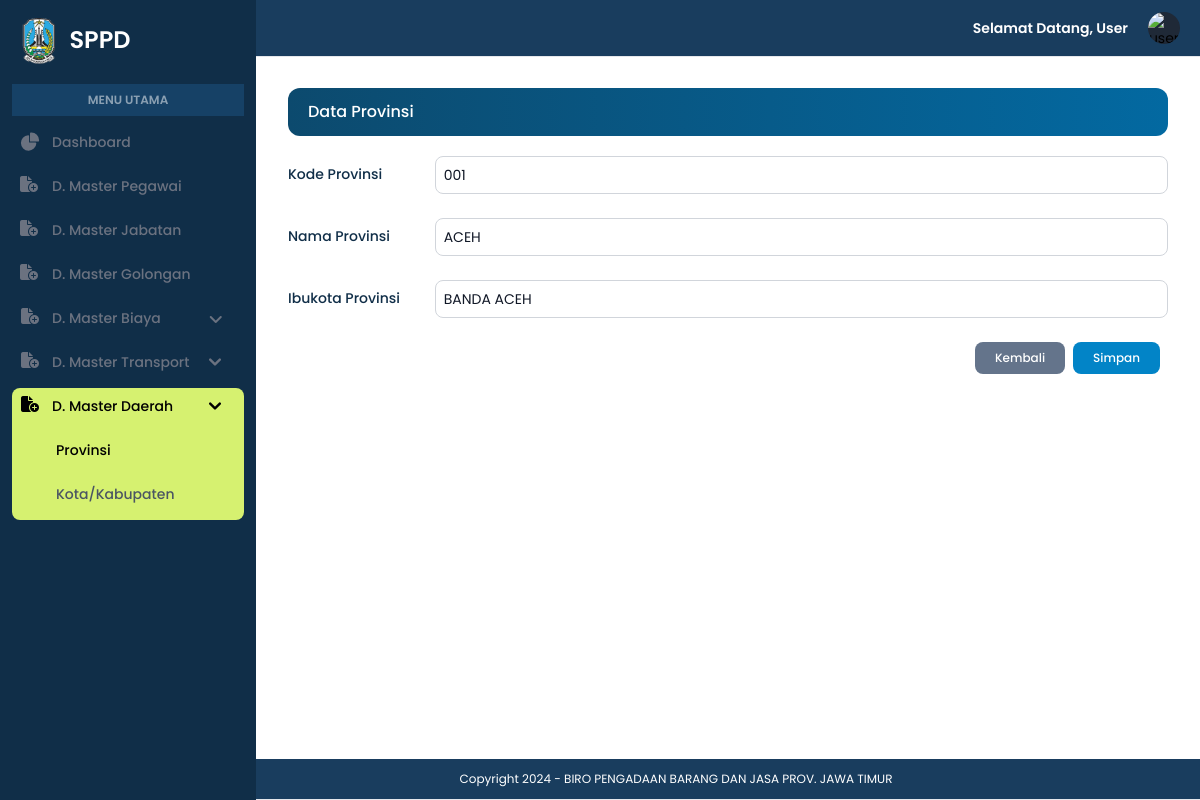
Screenshot of /admin/edit_dtpr.php?edit=001 with the database file from the repository.
### tables this page shows
CREATE TABLE `provinsi` (
  `kode_provinsi` varchar(10) NOT NULL,
  `nama_provinsi` varchar(100) NOT NULL,
  `ibukota_provinsi` varchar(100) NOT NULL
);

### admin/edit_dtpr.php (the view, shortened to what this page needs)
<?php
include '../koneksi.php';
if (isset($_GET['edit'])) {
    $kode_provinsi = $_GET['edit'];
    $query = "SELECT * FROM provinsi WHERE kode_provinsi = ?";
    $stmt = $koneksi->prepare($query);
    if ($stmt) {
        $stmt->bind_param("s", $kode_provinsi);
        $stmt->execute();
        $result = $stmt->get_result();
        if ($result->num_rows > 0) {
            $row = $result->fetch_assoc();
            $kode_provinsi = $row['kode_provinsi'];
            $nama_provinsi = $row['nama_provinsi'];
            $ibukota_provinsi = $row['ibukota_provinsi'];
        } else {
            echo "Data not found!";
            exit();
        }
    } else {
        echo "Error preparing statement: " . $koneksi->error;
        exit();
    }
} else {
    echo "ID not provided!";
    exit();
}
?>
<!DOCTYPE html>
<html lang="en">
<head>
    <link rel="stylesheet" href="../assets/css/style.css">
    <link rel="stylesheet" href="https://cdnjs.cloudflare.com/ajax/libs/font-awesome/6.5.1/css/all.min.css" />
    <link href="https://cdnjs.cloudflare.com/ajax/libs/flowbite/2.3.0/flowbite.min.css" rel="stylesheet" />
    <script src="https://cdn.tailwindcss.com"></script>
</head>
<body>
    <section id="sidebar">
        <?php include "../navbar.php"; ?>
        <aside id="logo-sidebar" class="fixed top-0 left-0 z-40 w-64 h-screen transition-transform -translate-x-full sm:translate-x-0" aria-label="Sidebar">
            <div class="h-full px-3 py-4 overflow-y-auto bg-[#102E48]">
                <a href="index.php" class="flex ms-2 md:me-24 mb-5">
                    <img src="../assets/img/logo.png" class="h-12 me-3" />
                    <span class="self-center text-2xl font-semibold whitespace-nowrap text-white">SPPD</span>
                </a>
                <div class="bg-[#276EAC4D] mb-2 py-2 px-5 text-center">
                    <p class="font-semibold text-xs text-white/50">MENU UTAMA</p>
                </div>
                <ul class="space-y-2 font-medium">
                    <li>
                        <a href="index.php" class="flex items-center p-2 text-gray-500 rounded-lg hover:bg-[#D6F170] hover:text-black group">
                            <span class="ms-3 text-sm">Dashboard</span>
                        </a>
                    </li>
                    <li>
                        <a href="data_pegawai.php" class="flex items-center p-2 text-gray-500 rounded-lg hover:bg-[#D6F170] hover:text-black group">
                            <i class="fa-solid fa-file-circle-plus w-5 h-5 text-gray-500 transition duration-75 group-hover:text-black"></i>
                            <span class="text-sm ms-3 whitespace-nowrap">D. Master Pegawai</span>
                        </a>
                    </li>
                    <li>
                        <a href="data_jabatan.php" class="flex items-center p-2 text-gray-500 rounded-lg hover:bg-[#D6F170] hover:text-black group">
                            <i class="fa-solid fa-file-circle-plus w-5 h-5 text-gray-500 transition duration-75 group-hover:text-black"></i>
                            <span class="text-sm ms-3 whitespace-nowrap">D. Master Jabatan</span>
                        </a>
                    </li>
                    <li>
                        <a href="data_golongan.php" class="flex items-center p-2 text-gray-500 rounded-lg hover:bg-[#D6F170] hover:text-black group">
                            <i class="fa-solid fa-file-circle-plus w-5 h-5 text-gray-500 transition duration-75 group-hover:text-black"></i>
                            <span class="text-sm ms-3 whitespace-nowrap">D. Master Golongan</span>
                        </a>
                    </li>
                    <li>
                        <button type="button" class="flex items-center p-2 rounded-lg hover:bg-[#D6F170] text-gray-500 hover:text-black group" aria-controls="dropdown-mb" data-collapse-toggle="dropdown-mb">
                            <i class="fa-solid fa-file-circle-plus w-5 h-5 text-gray-500 transition duration-75 group-hover:text-black"></i>
                            <span class="flex-1 ms-3 whitespace-nowrap pr-12 text-sm">D. Master Biaya</span>
                            <i class="fa-solid fa-angle-down w-3 h-3 black group-hover:text-black"></i>
                        </button>
                    </li>
                    <li>
                        <button type="button" class="flex items-center p-2 pr-4 rounded-lg hover:bg-[#D6F170] text-gray-500 hover:text-black group" aria-controls="dropdown-mt" data-collapse-toggle="dropdown-mt">
                            <i class="fa-solid fa-file-circle-plus w-5 h-5 text-gray-500 transition duration-75 group-hover:text-black"></i>
                            <span class="text-sm ms-3 whitespace-nowrap pr-5">D. Master Transport</span>
                            <svg class="w-3 h-3 text-gray-500 group-hover:text-black" aria-hidden="true" xmlns="http://www.w3.org/2000/svg" fill="none" viewBox="0 0 10 6">
                                <path stroke="currentColor" stroke-linecap="round" stroke-linejoin="round" stroke-width="2" d="m1 1 4 4 4-4" />
                            </svg>
                        </button>
                    </li>
                    <li class="bg-[#D6F170] rounded-lg">
                        <button type="button" class="flex items-center p-2 pr-4 rounded-lg text-black hover:text-black group active" aria-controls="dropdown-md" data-collapse-toggle="dropdown-md">
                            <i class="fa-solid fa-file-circle-plus w-5 h-5 text-black transition duration-75 group-hover:text-black"></i>
                            <span class="text-sm ms-3 whitespace-nowrap pr-9">D. Master Daerah</span>
                            <svg class="w-3 h-3 text-black group-hover:text-black" aria-hidden="true" xmlns="http://www.w3.org/2000/svg" fill="none" viewBox="0 0 10 6">
                                <path stroke="currentColor" stroke-linecap="round" stroke-linejoin="round" stroke-width="2" d="m1 1 4 4 4-4" />
                            </svg>
                        </button>
                        <ul id="dropdown-md" class=" py-2 space-y-2 text-sm">
                            <li>
                                <a href="data_provinsi.php" class="flex items-center w-full p-2 text-black transition duration-75 rounded-lg pl-11 group">Provinsi</a>
                            </li>
                            <li>
                                <a href="data_kota.php" class="flex items-center w-full p-2 text-gray-600 transition duration-75 rounded-lg pl-11 group hover:bg-[#D6F170] hover:text-black">Kota/Kabupaten</a>
                            </li>
                        </ul>
                    </li>
                </ul>
            </div>
        </aside>
        <div class="p-4 sm:ml-64">
            <div class="p-4 mt-14">
                <h1 class="bg-gradient-to-r from-sky-900 to-sky-700 text-white font-medium text-md px-5 py-3 rounded-xl">Data Provinsi</h1>
                <form action="" method="post">
                    <div class="mt-5 mb-6 flex">
                        <div class="md:w-1/6">
                            <label for="kode_provinsi" class="block text-sm font-medium text-[#102E48] mt-2">Kode Provinsi </label>
                        </div>
                        <div class="md:w-5/6">
                            <input type="text" id="kode_provinsi" name="kode_provinsi" value="<?php echo htmlspecialchars($kode_provinsi); ?>" class="bg-white border border-gray-300 text-gray-900 text-sm rounded-lg focus:ring-blue-500 focus:border-blue-500 w-full p-2" required />
                        </div>
                    </div>
                    <div class="mt-3 mb-6 flex">
                        <div class="md:w-1/6">
                            <label for="nama_provinsi" class="block text-sm font-medium text-[#102E48] mt-2">Nama Provinsi </label>
                        </div>
                        <div class="md:w-5/6">
                            <input type="text" id="nama_provinsi" name="nama_provinsi" value="<?php echo htmlspecialchars($nama_provinsi); ?>" class="bg-white border border-gray-300 text-gray-900 text-sm rounded-lg focus:ring-blue-500 focus:border-blue-500 w-full p-2" required />
                        </div>
                    </div>
                    <div class="mt-3 mb-6 flex">
                        <div class="md:w-1/6">
                            <label for="ibukota_provinsi" class="block text-sm font-medium text-[#102E48] mt-2">Ibukota Provinsi </label>
                        </div>
                        <div class="md:w-5/6">
                            <input type="text" id="ibukota_provinsi" name="ibukota_provinsi" value="<?php echo htmlspecialchars($ibukota_provinsi); ?>" class="bg-white border border-gray-300 text-gray-900 text-sm rounded-lg focus:ring-blue-500 focus:border-blue-500 w-full p-2" required />
                        </div>
                    </div>
                    <div class="flex float-right mb-10">
                        <button type="button" onclick="window.location.href = 'data_provinsi.php';" class="text-white bg-slate-500 hover:bg-slate-600 font-medium rounded-lg text-xs px-5 py-2 me-2 mb-2">Kembali</button>
                        <button type="submit" name="submit" value="Submit" class="text-white bg-sky-600 hover:bg-sky-700 font-medium rounded-lg text-xs px-5 py-2 me-2 mb-2">Simpan</button>
                    </div>
                </form>
            </div>
        </div>
    </section>
    <section id="footer">
        <?php include "../footer.php"; ?>
    </section>
</body>
</html>

### assets/css/style.css (style rules this page uses)
html { scroll-behavior: smooth; }
body { font-family: Poppins; }
input::placeholder { color: gray; opacity: 1; }
.active { background-color: #d6f170; color: #000; border-radius: 20px; }

### rows the page displays
provinsi: kode_provinsi "001", nama_provinsi "ACEH", ibukota_provinsi "BANDA ACEH"
